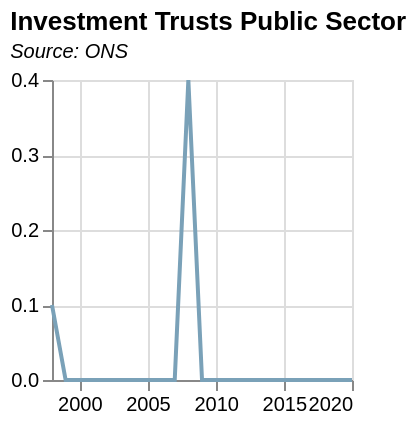

The Vega-Lite source for this figure:
### Vega-Lite specification from a JSON file in a GitHub repository (floating-point values rounded to 4 significant figures)
{"$schema": "https://vega.github.io/schema/vega-lite/v5.json", "data": {"values": [{"date": "1998", "label": "1998", "month": "", "quarter": "", "sourceDataset": "SRS", "updateDate": "2015-09-01T23:00:00.000Z", "value": "0.1", "year": "1998"}, {"date": "1999", "label": "1999", "month": "", "quarter": "", "sourceDataset": "SRS", "updateDate": "2015-09-01T23:00:00.000Z", "value": "0.0", "year": "1999"}, {"date": "2000", "label": "2000", "month": "", "quarter": "", "sourceDataset": "SRS", "updateDate": "2015-09-01T23:00:00.000Z", "value": "0.0", "year": "2000"}, {"date": "2001", "label": "2001", "month": "", "quarter": "", "sourceDataset": "SRS", "updateDate": "2015-09-01T23:00:00.000Z", "value": "0.0", "year": "2001"}, {"date": "2002", "label": "2002", "month": "", "quarter": "", "sourceDataset": "SRS", "updateDate": "2015-09-01T23:00:00.000Z", "value": "0.0", "year": "2002"}, {"date": "2003", "label": "2003", "month": "", "quarter": "", "sourceDataset": "SRS", "updateDate": "2015-09-01T23:00:00.000Z", "value": "0.0", "year": "2003"}, {"date": "2004", "label": "2004", "month": "", "quarter": "", "sourceDataset": "SRS", "updateDate": "2015-09-01T23:00:00.000Z", "value": "0.0", "year": "2004"}, {"date": "2005", "label": "2005", "month": "", "quarter": "", "sourceDataset": "SRS", "updateDate": "2015-09-01T23:00:00.000Z", "value": "", "year": "2005"}, {"date": "2006", "label": "2006", "month": "", "quarter": "", "sourceDataset": "SRS", "updateDate": "2015-09-01T23:00:00.000Z", "value": "0.0", "year": "2006"}, {"date": "2007", "label": "2007", "month": "", "quarter": "", "sourceDataset": "SRS", "updateDate": "2015-09-01T23:00:00.000Z", "value": "", "year": "2007"}, {"date": "2008", "label": "2008", "month": "", "quarter": "", "sourceDataset": "SRS", "updateDate": "2015-09-01T23:00:00.000Z", "value": "0.4", "year": "2008"}, {"date": "2009", "label": "2009", "month": "", "quarter": "", "sourceDataset": "SRS", "updateDate": "2015-09-01T23:00:00.000Z", "value": "", "year": "2009"}, {"date": "2010", "label": "2010", "month": "", "quarter": "", "sourceDataset": "SRS", "updateDate": "2015-09-01T23:00:00.000Z", "value": "0.0", "year": "2010"}, {"date": "2011", "label": "2011", "month": "", "quarter": "", "sourceDataset": "SRS", "updateDate": "2015-09-01T23:00:00.000Z", "value": "", "year": "2011"}, {"date": "2012", "label": "2012", "month": "", "quarter": "", "sourceDataset": "SRS", "updateDate": "2015-09-01T23:00:00.000Z", "value": "0.0", "year": "2012"}, {"date": "2013", "label": "2013", "month": "", "quarter": "", "sourceDataset": "SRS", "updateDate": "2015-09-01T23:00:00.000Z", "value": "", "year": "2013"}, {"date": "2014", "label": "2014", "month": "", "quarter": "", "sourceDataset": "SRS", "updateDate": "2015-09-01T23:00:00.000Z", "value": "0.0", "year": "2014"}, {"date": "2015", "label": "2015", "month": "", "quarter": "", "sourceDataset": "srs", "updateDate": "2017-11-29T00:00:00.000Z", "value": "", "year": "2015"}, {"date": "2016", "label": "2016", "month": "", "quarter": "", "sourceDataset": "srs", "updateDate": "2017-11-29T00:00:00.000Z", "value": "0.0", "year": "2016"}, {"date": "2017", "label": "2017", "month": "", "quarter": "", "sourceDataset": "srs", "updateDate": "2020-01-14T00:00:00.000Z", "value": "", "year": "2017"}, {"date": "2018", "label": "2018", "month": "", "quarter": "", "sourceDataset": "srs", "updateDate": "2020-01-14T00:00:00.000Z", "value": "0.0", "year": "2018"}, {"date": "2019", "label": "2019", "month": "", "quarter": "", "sourceDataset": "srs", "updateDate": "2022-03-03T00:00:00.000Z", "value": "", "year": "2019"}, {"date": "2020", "label": "2020", "month": "", "quarter": "", "sourceDataset": "srs", "updateDate": "2022-03-03T00:00:00.000Z", "value": "0.0", "year": "2020"}], "format": {"parse": {"date": "date"}}}, "mark": {"type": "line", "color": "#7aa1b8", "strokeWidth": 2, "opacity": 1}, "title": {"text": "Investment Trusts Public Sector", "subtitle": "Source: ONS", "subtitleFontStyle": "italic", "subtitleFontSize": 10, "anchor": "start", "color": "black"}, "width": 150, "height": 150, "encoding": {"x": {"field": "date", "type": "temporal", "title": null}, "y": {"field": "value", "type": "quantitative", "title": null}, "tooltip": [{"field": "date", "type": "temporal", "title": "Date"}, {"field": "value", "type": "quantitative", "title": "SRS Ungrossed"}]}, "config": {}}
